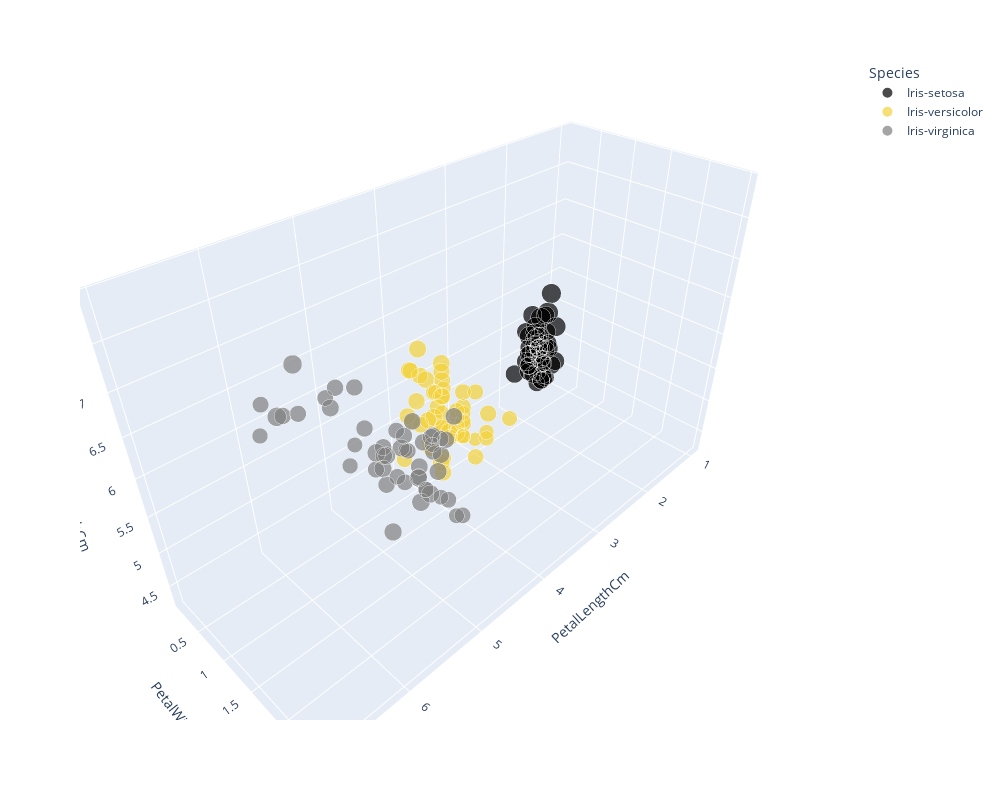

The code cell stored with this chart in its notebook:
### Code cell
import plotly_express as px

color_discrete_map = {iris_data.Species.unique()[0]: "black", iris_data.Species.unique()[1]: "#f3d23a", iris_data.Species.unique()[2]:"grey"}

px.scatter_3d(iris_data, x="PetalLengthCm", y="PetalWidthCm", z="SepalLengthCm", size="SepalWidthCm", color="Species", color_discrete_map = color_discrete_map, width=1000, height=800)

### Figure 1 — Plotly figure (JSON) as saved in the notebook; plotly's stock layout.template omitted (floating-point values rounded to 4 significant figures)
{"data": [{"hovertemplate": "Species=Iris-setosa<br>PetalLengthCm=%{x}<br>PetalWidthCm=%{y}<br>SepalLengthCm=%{z}<br>SepalWidthCm=%{marker.size}<extra></extra>", "legendgroup": "Iris-setosa", "marker": {"color": "black", "size": [3.5, 3.0, 3.2, 3.1, 3.6, 3.9, 3.4, 3.4, 2.9, 3.1, 3.7, 3.4, 3.0, 3.0, 4.0, 4.4, 3.9, 3.5, 3.8, 3.8, 3.4, 3.7, 3.6, 3.3, 3.4, 3.0, 3.4, 3.5, 3.4, 3.2, 3.1, 3.4, 4.1, 4.2, 3.1, 3.2, 3.5, 3.1, 3.0, 3.4, 3.5, 2.3, 3.2, 3.5, 3.8, 3.0, 3.8, 3.2, 3.7, 3.3], "sizemode": "area", "sizeref": 0.011, "symbol": "circle"}, "mode": "markers", "name": "Iris-setosa", "scene": "scene", "showlegend": true, "type": "scatter3d", "x": [1.4, 1.4, 1.3, 1.5, 1.4, 1.7, 1.4, 1.5, 1.4, 1.5, 1.5, 1.6, 1.4, 1.1, 1.2, 1.5, 1.3, 1.4, 1.7, 1.5, 1.7, 1.5, 1.0, 1.7, 1.9, 1.6, 1.6, 1.5, 1.4, 1.6, 1.6, 1.5, 1.5, 1.4, 1.5, 1.2, 1.3, 1.5, 1.3, 1.5, 1.3, 1.3, 1.3, 1.6, 1.9, 1.4, 1.6, 1.4, 1.5, 1.4], "y": [0.2, 0.2, 0.2, 0.2, 0.2, 0.4, 0.3, 0.2, 0.2, 0.1, 0.2, 0.2, 0.1, 0.1, 0.2, 0.4, 0.4, 0.3, 0.3, 0.3, 0.2, 0.4, 0.2, 0.5, 0.2, 0.2, 0.4, 0.2, 0.2, 0.2, 0.2, 0.4, 0.1, 0.2, 0.1, 0.2, 0.2, 0.1, 0.2, 0.2, 0.3, 0.3, 0.2, 0.6, 0.4, 0.3, 0.2, 0.2, 0.2, 0.2], "z": [5.1, 4.9, 4.7, 4.6, 5.0, 5.4, 4.6, 5.0, 4.4, 4.9, 5.4, 4.8, 4.8, 4.3, 5.8, 5.7, 5.4, 5.1, 5.7, 5.1, 5.4, 5.1, 4.6, 5.1, 4.8, 5.0, 5.0, 5.2, 5.2, 4.7, 4.8, 5.4, 5.2, 5.5, 4.9, 5.0, 5.5, 4.9, 4.4, 5.1, 5.0, 4.5, 4.4, 5.0, 5.1, 4.8, 5.1, 4.6, 5.3, 5.0]}, {"hovertemplate": "Species=Iris-versicolor<br>PetalLengthCm=%{x}<br>PetalWidthCm=%{y}<br>SepalLengthCm=%{z}<br>SepalWidthCm=%{marker.size}<extra></extra>", "legendgroup": "Iris-versicolor", "marker": {"color": "#f3d23a", "size": [3.2, 3.2, 3.1, 2.3, 2.8, 2.8, 3.3, 2.4, 2.9, 2.7, 2.0, 3.0, 2.2, 2.9, 2.9, 3.1, 3.0, 2.7, 2.2, 2.5, 3.2, 2.8, 2.5, 2.8, 2.9, 3.0, 2.8, 3.0, 2.9, 2.6, 2.4, 2.4, 2.7, 2.7, 3.0, 3.4, 3.1, 2.3, 3.0, 2.5, 2.6, 3.0, 2.6, 2.3, 2.7, 3.0, 2.9, 2.9, 2.5, 2.8], "sizemode": "area", "sizeref": 0.011, "symbol": "circle"}, "mode": "markers", "name": "Iris-versicolor", "scene": "scene", "showlegend": true, "type": "scatter3d", "x": [4.7, 4.5, 4.9, 4.0, 4.6, 4.5, 4.7, 3.3, 4.6, 3.9, 3.5, 4.2, 4.0, 4.7, 3.6, 4.4, 4.5, 4.1, 4.5, 3.9, 4.8, 4.0, 4.9, 4.7, 4.3, 4.4, 4.8, 5.0, 4.5, 3.5, 3.8, 3.7, 3.9, 5.1, 4.5, 4.5, 4.7, 4.4, 4.1, 4.0, 4.4, 4.6, 4.0, 3.3, 4.2, 4.2, 4.2, 4.3, 3.0, 4.1], "y": [1.4, 1.5, 1.5, 1.3, 1.5, 1.3, 1.6, 1.0, 1.3, 1.4, 1.0, 1.5, 1.0, 1.4, 1.3, 1.4, 1.5, 1.0, 1.5, 1.1, 1.8, 1.3, 1.5, 1.2, 1.3, 1.4, 1.4, 1.7, 1.5, 1.0, 1.1, 1.0, 1.2, 1.6, 1.5, 1.6, 1.5, 1.3, 1.3, 1.3, 1.2, 1.4, 1.2, 1.0, 1.3, 1.2, 1.3, 1.3, 1.1, 1.3], "z": [7.0, 6.4, 6.9, 5.5, 6.5, 5.7, 6.3, 4.9, 6.6, 5.2, 5.0, 5.9, 6.0, 6.1, 5.6, 6.7, 5.6, 5.8, 6.2, 5.6, 5.9, 6.1, 6.3, 6.1, 6.4, 6.6, 6.8, 6.7, 6.0, 5.7, 5.5, 5.5, 5.8, 6.0, 5.4, 6.0, 6.7, 6.3, 5.6, 5.5, 5.5, 6.1, 5.8, 5.0, 5.6, 5.7, 5.7, 6.2, 5.1, 5.7]}, {"hovertemplate": "Species=Iris-virginica<br>PetalLengthCm=%{x}<br>PetalWidthCm=%{y}<br>SepalLengthCm=%{z}<br>SepalWidthCm=%{marker.size}<extra></extra>", "legendgroup": "Iris-virginica", "marker": {"color": "grey", "size": [3.3, 2.7, 3.0, 2.9, 3.0, 3.0, 2.5, 2.9, 2.5, 3.6, 3.2, 2.7, 3.0, 2.5, 2.8, 3.2, 3.0, 3.8, 2.6, 2.2, 3.2, 2.8, 2.8, 2.7, 3.3, 3.2, 2.8, 3.0, 2.8, 3.0, 2.8, 3.8, 2.8, 2.8, 2.6, 3.0, 3.4, 3.1, 3.0, 3.1, 3.1, 3.1, 2.7, 3.2, 3.3, 3.0, 2.5, 3.0, 3.4, 3.0], "sizemode": "area", "sizeref": 0.011, "symbol": "circle"}, "mode": "markers", "name": "Iris-virginica", "scene": "scene", "showlegend": true, "type": "scatter3d", "x": [6.0, 5.1, 5.9, 5.6, 5.8, 6.6, 4.5, 6.3, 5.8, 6.1, 5.1, 5.3, 5.5, 5.0, 5.1, 5.3, 5.5, 6.7, 6.9, 5.0, 5.7, 4.9, 6.7, 4.9, 5.7, 6.0, 4.8, 4.9, 5.6, 5.8, 6.1, 6.4, 5.6, 5.1, 5.6, 6.1, 5.6, 5.5, 4.8, 5.4, 5.6, 5.1, 5.1, 5.9, 5.7, 5.2, 5.0, 5.2, 5.4, 5.1], "y": [2.5, 1.9, 2.1, 1.8, 2.2, 2.1, 1.7, 1.8, 1.8, 2.5, 2.0, 1.9, 2.1, 2.0, 2.4, 2.3, 1.8, 2.2, 2.3, 1.5, 2.3, 2.0, 2.0, 1.8, 2.1, 1.8, 1.8, 1.8, 2.1, 1.6, 1.9, 2.0, 2.2, 1.5, 1.4, 2.3, 2.4, 1.8, 1.8, 2.1, 2.4, 2.3, 1.9, 2.3, 2.5, 2.3, 1.9, 2.0, 2.3, 1.8], "z": [6.3, 5.8, 7.1, 6.3, 6.5, 7.6, 4.9, 7.3, 6.7, 7.2, 6.5, 6.4, 6.8, 5.7, 5.8, 6.4, 6.5, 7.7, 7.7, 6.0, 6.9, 5.6, 7.7, 6.3, 6.7, 7.2, 6.2, 6.1, 6.4, 7.2, 7.4, 7.9, 6.4, 6.3, 6.1, 7.7, 6.3, 6.4, 6.0, 6.9, 6.7, 6.9, 5.8, 6.8, 6.7, 6.7, 6.3, 6.5, 6.2, 5.9]}], "layout": {"height": 800, "legend": {"itemsizing": "constant", "title": {"text": "Species"}, "tracegroupgap": 0}, "margin": {"t": 60}, "scene": {"domain": {"x": [0, 1], "y": [0, 1]}, "xaxis": {"title": {"text": "PetalLengthCm"}}, "yaxis": {"title": {"text": "PetalWidthCm"}}, "zaxis": {"title": {"text": "SepalLengthCm"}}}, "width": 1000}}
